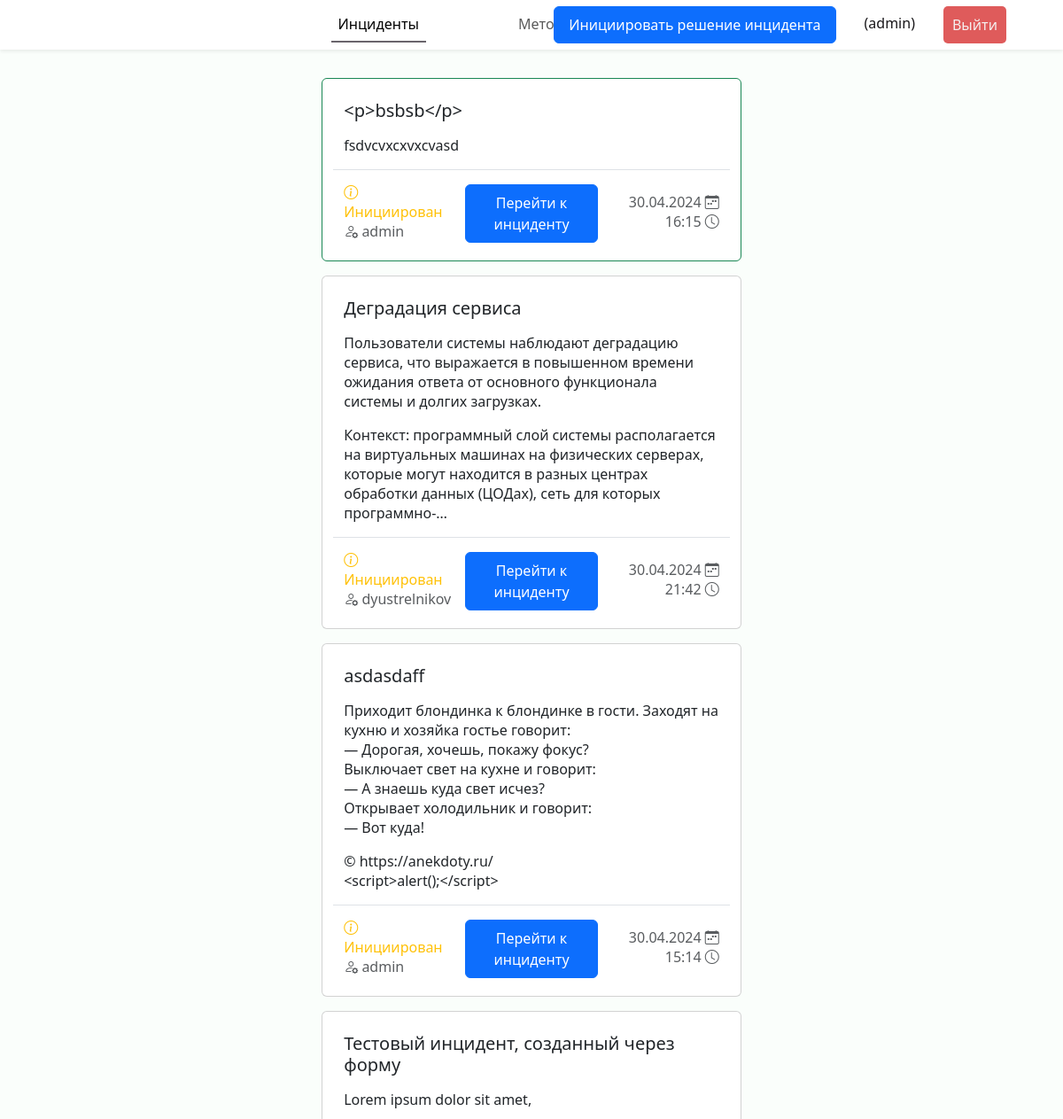
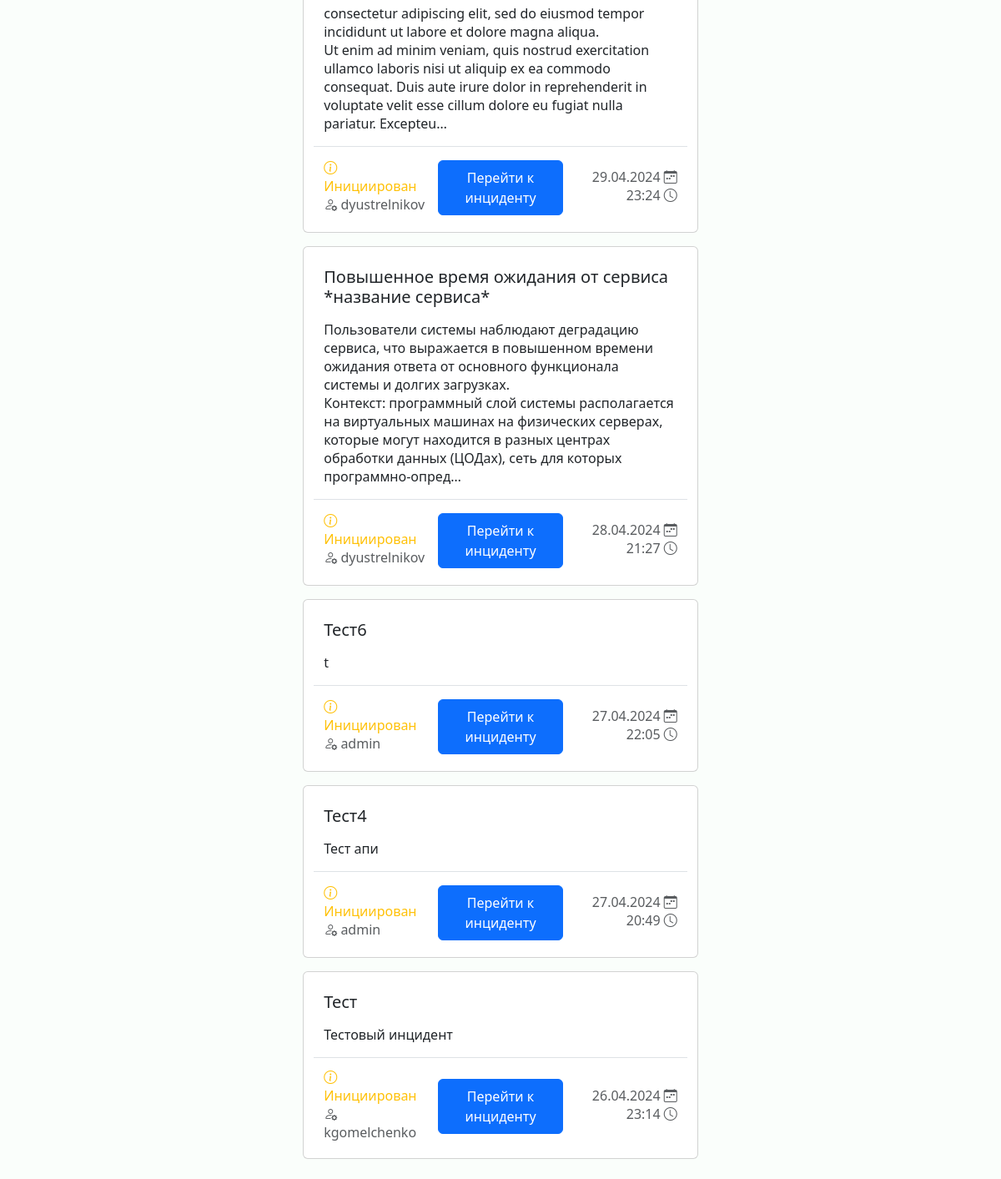
Before: /incidents (signed in) with the older database file (2 pictures, top to bottom).
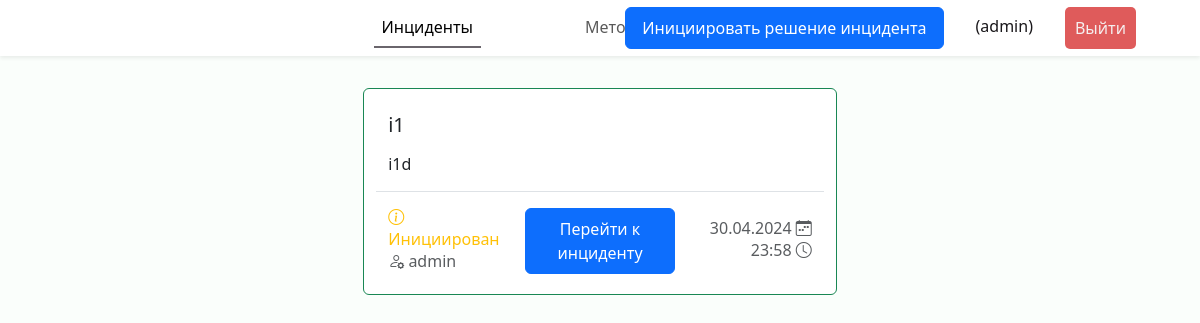
After: the same page with the newer database file.
### incidents/models.py (models this page shows, shortened)
class Incident(models.Model):
    name = models.CharField("Название", max_length=100)
    description = models.TextField("Описание")
    created_at = models.DateTimeField("Создан")
    results = models.JSONField("Результаты", null=True, blank=True)
    creator = models.ForeignKey(Expert, verbose_name="Инициатор", on_delete=models.CASCADE,
                                related_name="authored_incidents")
    status = models.ForeignKey(Status, verbose_name="Статус", on_delete=models.CASCADE)
    criteries = models.ManyToManyField(Criteria, through="IncidentCriteria")
    experts = models.ManyToManyField(Expert, through="IncidentExpert")
    class Meta:
        verbose_name = "Инцидент"
        verbose_name_plural = "Инциденты"

class Status(models.Model):
    name = models.CharField("Наименование", max_length=100)
    def __str__(self) -> str:
        return self.name
    class Meta:
        verbose_name = "Статус"
        verbose_name_plural = "Статусы"

class Expert(models.Model):
    user = models.OneToOneField(User, verbose_name="Пользователь", on_delete=models.CASCADE)
    class Meta:
        verbose_name = "Эксперт"
        verbose_name_plural = "Эксперты"

### incidents/views.py (the view)
# urls.py: path("incidents", views.incidents_list, name="incidents"),
@login_required(login_url='login')
def incidents_list(request) -> HttpResponse:
    incidents = Incident.objects.all().annotate(
        is_expert=Count(Case(When(experts__user=request.user, then=1)))
    ).order_by('-is_expert', 'status', '-created_at')
    return render(request, "incidents/incidents.html", {"incidents": incidents})

### incidents/templates/incidents/incidents.html (shortened to what this page needs)
{% extends 'incidents/base.html' %}
{% load static %}
{% block links %}
<link rel="stylesheet" href="{% static 'incidents/css/style.css' %}">
{% endblock %}
{% block header %}
<header class="header fixed-top shadow-sm d-flex">
    <nav class="navbar navbar-expand-lg w-100">
        <div class="collapse navbar-collapse justify-content-center" id="navbarNav">
        <ul class="navbar-nav ">
            <li class="nav-item px-5"><a class="nav-link active" href="{% url 'incidents' %}">Инциденты</a></li>
            <li class="nav-item px-5"><a class="nav-link" href="{% url 'methods' %}">Методы</a></li>
            <li class="nav-item px-5"><a class="nav-link" href="{% url 'examples' %}">Примеры</a></li>
        </ul>
        </div>
        <ul class="navbar-nav position-fixed end-0 me-5 align-items-center">
            <li class="nav-item px-3">
                <a href="{% url 'incident_create' %}" class="btn-create btn btn-primary p-3 py-2">Инициировать решение инцидента</a>
            </li>
            <li class="nav-item px-3 text-end mb-1">
                <div class="username">({{ request.user.get_username }})</div>
            </li>
            <li class="nav-item px-3">
                <form action="{% url 'logout' %}" method="POST">
                    <button class="logout-btn" type="submit">Выйти</button>
                </form>
            </li>
          </ul>
    </nav>
</header>
{% endblock %}
{% block content %}
<div class="cards d-flex p-2 flex-column align-items-center">
    {% for incident in incidents %}
    <div class="card mb-3 {% if incident.is_expert == 1 %}border-success{% endif %}">
        <div class="card-body m-2 mb-1">
          <h5 class="card-title">{{ incident.name|truncatechars:120 }}</h5>
          <p class="card-text">{{ incident.description|linebreaks|truncatechars:360 }}</p>
          <div class="row justify-content-between align-items-center pt-3 border-top">
            <div class="col">
                <p class="card-subtitle text-warning mb-1"><i class="bi bi-info-circle"></i> {{ incident.status }}</p>
                <p class="card-subtitle text-muted"><i class="bi bi-person-gear"></i> {{ incident.creator.user.get_username  }}</p>
            </div>
            <a href="{% url 'incident' incident.id %}" class="col-4 btn btn-primary px-3 py-2">Перейти к инциденту</a>
            <div class="col">
                <p class="card-subtitle text-muted text-end mb-1">{{ incident.created_at|date:'d.m.Y' }} <i class="bi bi-calendar-week"></i></p>
                <p class="card-subtitle text-muted text-end">{{ incident.created_at|time }} <i class="bi bi-clock"></i></p>
            </div>
          </div>
        </div>
      </div>
    {% endfor %}
</div>
{% endblock %}

### incidents/templates/incidents/base.html (shortened to what this page needs)
{% load static %}
<!DOCTYPE html>
<html lang="en">
<head>
    <link href="https://cdn.jsdelivr.net/npm/bootstrap@5.3.3/dist/css/bootstrap.min.css" rel="stylesheet">
    <link rel="stylesheet" href="https://cdn.jsdelivr.net/npm/bootstrap-icons@1.11.3/font/bootstrap-icons.min.css">
    {% block links %}
    {% endblock %}
</head>
<body>
    {% block header %}
    {% endblock %}
    {% block content %}
    {% endblock content %}
</body>
</html>

### incidents/static/incidents/css/style.css (style rules this page uses)
:root { --font-family: "Segoe UI", Roboto, "Helvetica Neue", Arial, sans-serif; }
* { box-sizing: border-box; padding: 0; margin: 0; }
body { margin: 5rem 0 0 0; font-family: var(--font-family); font-weight: 400; line-height: normal; background-color: rgb(250, 254, 251); color: #19171a; overflow: overlay; width: 100%; }
.header { background: rgb(255, 255, 255); }
.logout-btn { padding: 10px; background-color: #df5b5b; color: #f5efef; text-decoration: none; border-radius: 5px; border-width: 0; }
.active { border-bottom: 2px solid #4b464ed3; }
.card { width: 40%; }

Changed rows visible on the page:
removed Incident: name "<p>bsbsb</p>", description "fsdvcvxcxvxcvasd", status "Инициирован", creator.user.get_username "admin", created_at "30.04.2024", created_at "16:15"
removed Incident: name "Деградация сервиса", description "Пользователи системы наблюдают деградацию сервиса, что выражается в повышенном времени ожидания ответа от основного функционала системы и долгих загрузках. Контекст: программный слой системы располагается на виртуальных машинах на физических серверах, которые могут находится в разных центрах обработки данных (ЦОДах), сеть для которых программно-…", status "Инициирован", creator.user.get_username "dyustrelnikov", created_at "30.04.2024", created_at "21:42"
removed Incident: name "asdasdaff", description "Приходит блондинка к блондинке в гости. Заходят на кухню и хозяйка гостье говорит: — Дорогая, хочешь, покажу фокус? Выключает свет на кухне и говорит: — А знаешь куда свет исчез? Открывает холодильник и говорит: — Вот куда! © https://anekdoty.ru/ <script>alert();</script>", status "Инициирован", creator.user.get_username "admin", created_at "30.04.2024", created_at "15:14"
removed Incident: name "Тестовый инцидент, созданный через форму", description "Lorem ipsum dolor sit amet, consectetur adipiscing elit, sed do eiusmod tempor incididunt ut labore et dolore magna aliqua. Ut enim ad minim veniam, quis nostrud exercitation ullamco laboris nisi ut aliquip ex ea commodo consequat. Duis aute irure dolor in reprehenderit in voluptate velit esse cillum dolore eu fugiat nulla pariatur. Excepteu…", status "Инициирован", creator.user.get_username "dyustrelnikov", created_at "29.04.2024", created_at "23:24"
removed Incident: name "Повышенное время ожидания от сервиса *название сервиса*", description "Пользователи системы наблюдают деградацию сервиса, что выражается в повышенном времени ожидания ответа от основного функционала системы и долгих загрузках. Контекст: программный слой системы располагается на виртуальных машинах на физических серверах, которые могут находится в разных центрах обработки данных (ЦОДах), сеть для которых программно-опред…", status "Инициирован", creator.user.get_username "dyustrelnikov", created_at "28.04.2024", created_at "21:27"
removed Incident: name "Тест6", description "t", status "Инициирован", creator.user.get_username "admin", created_at "27.04.2024", created_at "22:05"
removed Incident: name "Тест4", description "Тест апи", status "Инициирован", creator.user.get_username "admin", created_at "27.04.2024", created_at "20:49"
removed Incident: name "Тест", description "Тестовый инцидент", status "Инициирован", creator.user.get_username "kgomelchenko", created_at "26.04.2024", created_at "23:14"
added Incident: name "i1", description "i1d", status "Инициирован", creator.user.get_username "admin", created_at "30.04.2024", created_at "23:58"
